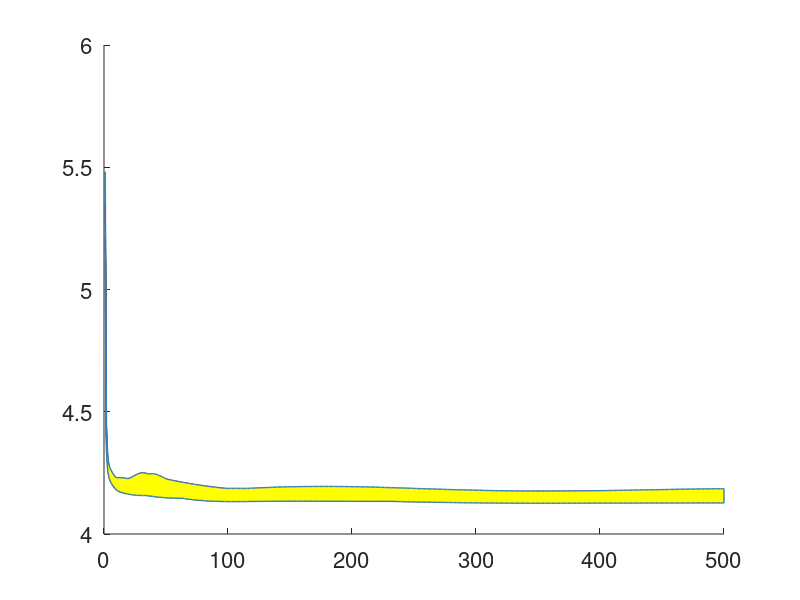

The MATLAB source for this figure: (Note: this script raises an error after producing the figure.)
load rmse10;

% Set colors.
color = [55,126,184]/255;

% Create a figure.
figure('DefaultAxesFontSize',16);
ax = gca;

% Plot the RMSE curves.
xbound = [1,1,1:500,500,500,fliplr(1:500)];
ybound = [max(rmse10(:,1)),min(rmse10(:,1)),min(rmse10),min(rmse10(:,end)),max(rmse10(:,end)),fliplr(max(rmse10))];
hold on;
plot(rmse10');
hold on;
s = fill(xbound,ybound,'y','EdgeColor',color,'linewidth',1);
alpha(s,0.1);
hold on;
h = plot(mean(rmse10),'color','r','linewidth',3,'DisplayName','method #2');

% Change settings and items.
box on;
grid on;
ax.XTick = [0,50,100,200,500];
ax.XTickLabel = [0,50,100,200,500];
ylim([4.10,4.40]);
ax.YTick = [4.10,4.12,4.14,4.16,4.18,4.20,4.25,4.40];
ax.YTickLabel = ['4.10';'4.12';'4.14';'4.16';'4.18';'4.20';'4.25';'4.40'];
ax.GridLineStyle = '-.';
xlabel('Iteration');
ylabel('RMSE (km/h)');
legend([h,s],{'Averaged Curve';'Curves Boundary'});

% Save the figure as "rmse_curve10.pdf".
set(gcf, 'PaperSize', [6 4.5]);
set(gcf, 'PaperPositionMode', 'manual');
set(gcf, 'PaperPosition', [0 0 6 4.5]);
saveas(gcf,'rmse_curve10','pdf');